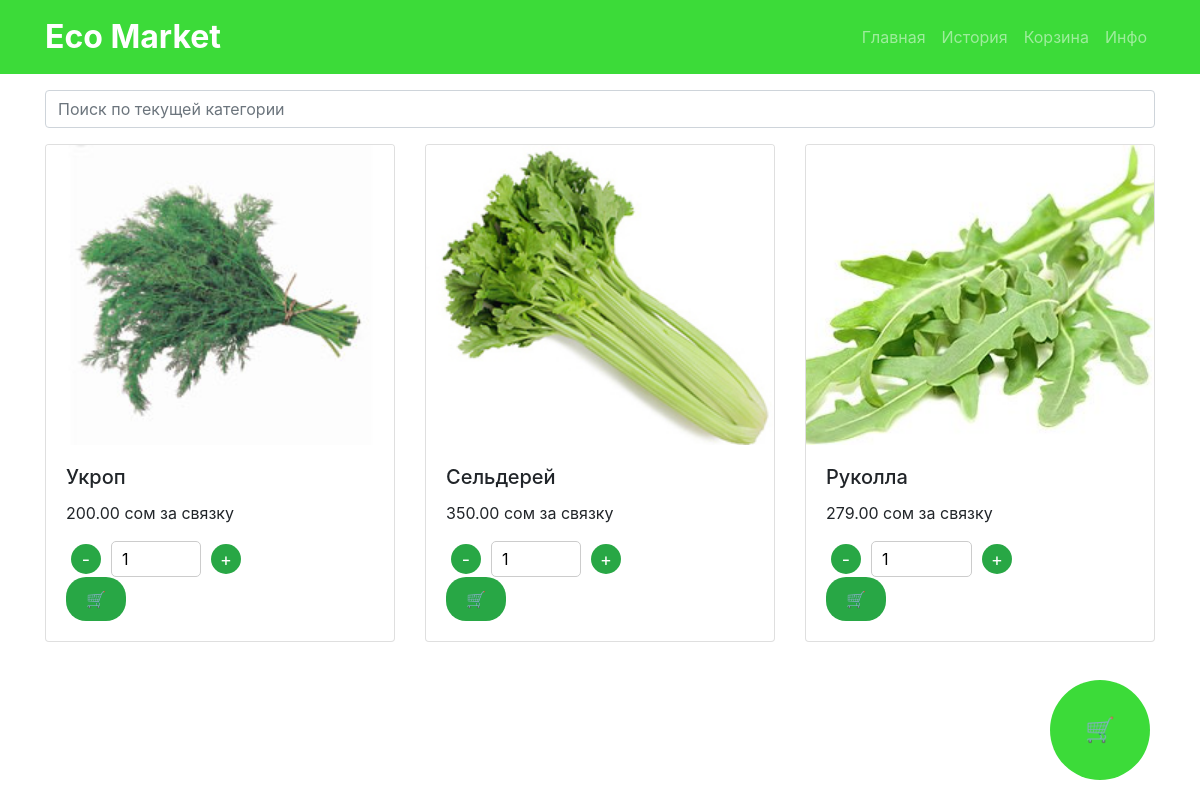
Page /category/1/ on the committed database.
### myapp/models.py (models this page shows, shortened)
class Product(models.Model):
    category = models.ForeignKey(Category, on_delete=models.CASCADE)
    name = models.CharField(max_length=100)
    description = models.TextField()
    price = models.DecimalField(max_digits=10, decimal_places=2)
    available = models.BooleanField(default=True)
    quantity_available = models.IntegerField()
    image = models.ImageField(upload_to='images/')

### myapp/views.py (the view)
# urls.py: path('category/<int:category_id>/', views.category_detail, name='category_detail'),
def category_detail(request, category_id):
    category = Category.objects.get(id=category_id)
    products = Product.objects.filter(category=category)
    return render(request, 'category_detail.html', {'category': category, 'products': products})

### templates/category_detail.html (shortened to what this page needs)
{% extends 'base.html' %}
{% block content %}
<div class="container mt-3">
    <div class="input-group mb-3">
        <input type="text" id="searchInput" class="form-control" placeholder="Поиск по текущей категории">
    </div>
    <div class="row" id="productList">
        {% for product in products %}
            <div class="col-lg-4 col-md-6 col-sm-12 mb-4" data-category="{{ product.category.name }}">
                <div class="card h-100">
                    <img src="{{ product.image.url }}" class="card-img-top img-fluid" alt="{{ product.name }}">
                    <div class="card-body">
                        <h5 class="card-title">{{ product.name }}</h5>
                        <p class="card-text">{{ product.price }} сом  за {{ product.description }}</p>
                        {% if product.quantity_available != 0 %}
                        <form method="post" action="{% url 'add_to_cart' product.id %}">
                            <div class="quantity-control">
                                <button type="button" class="quantity-btn decrease">-</button>
                                <input type="number" name="quantity" value="1" min="1" max="{{ product.quantity_available }}" class="quantity-display" required>
                                <button type="button" class="quantity-btn increase">+</button>
                            </div>
                            <button type="submit" class="add-to-cart-btn">🛒</button>
                        </form>
                        {% else %}
                            <p>Пока нет в наличии</p>
                        {% endif %}
                    </div>
                </div>
            </div>
        {% endfor %}
    </div>
</div>
<div class="cart-button">
    <a href="{% url 'view_cart' %}">
        <div class="cart-icon"></div>
    </a>
</div>
{% endblock %}

### templates/category_detail.html (style rules this page uses)
.card-img-top { width: 400px; height: 300px; object-fit: cover; }
.add-to-cart-btn { background-color: #28a745; color: white; border: none; padding: 10px 20px; border-radius: 20px; cursor: pointer; transition: background-color 0.3s; }
.quantity-control { display: flex; align-items: center; }
.quantity-btn { background-color: #28a745; color: white; border: none; border-radius: 50%; width: 30px; height: 30px; font-size: 18px; cursor: pointer; transition: background-color 0.3s; margin: 0 5px; }
.quantity-display { border: 1px solid #ccc; padding: 5px 10px; border-radius: 5px; margin: 0 5px; }
.cart-button { position: fixed; bottom: 20px; right: 50px; z-index: 999; text-decoration: none; }
.cart-icon { width: 100px; height: 100px; background-color: #3cdb39; border-radius: 50%; display: flex; justify-content: center; align-items: center; font-size: 24px; color: white; animation: slide 2s infinite; text-decoration: none; }
.cart-icon::before { content: '\1F6D2'; text-decoration: none; }

### rows in the picture
Product: image (picture), name "Укроп", price "200.00", description "связку"
Product: image (picture), name "Сельдерей", price "350.00", description "связку"
Product: image (picture), name "Руколла", price "279.00", description "связку"
